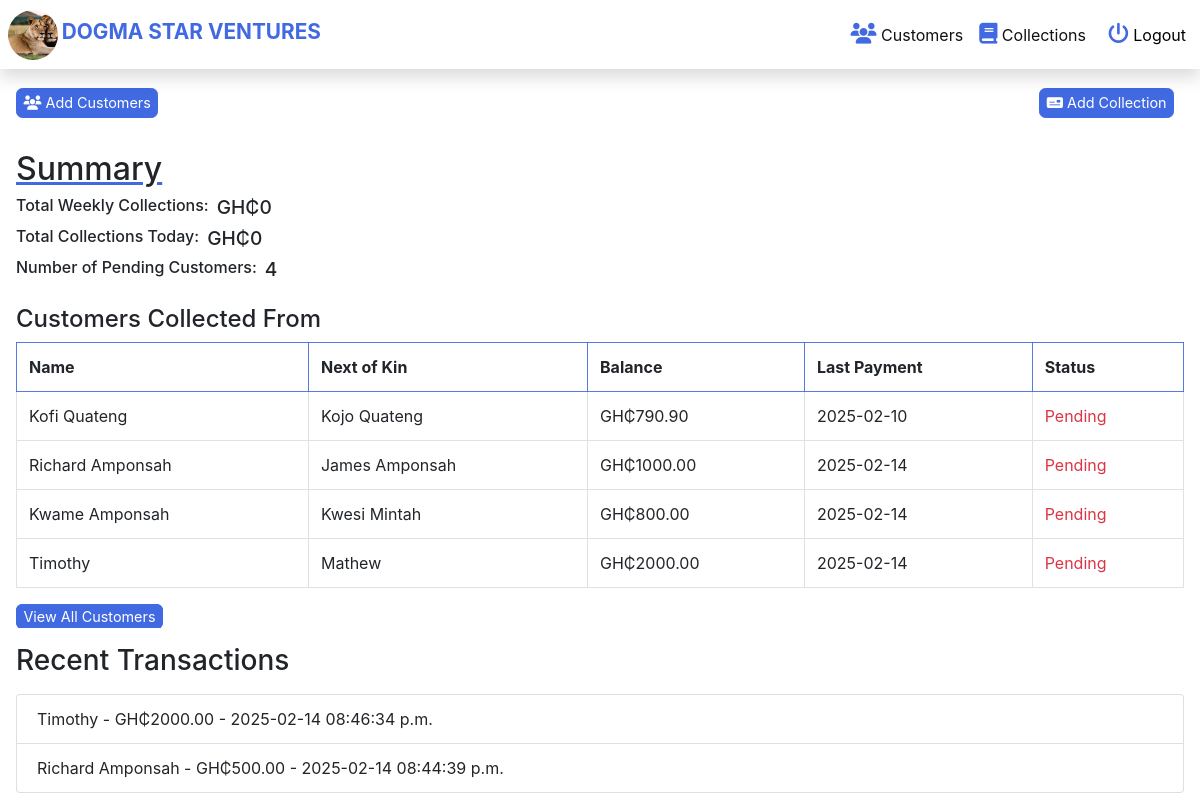
The page / (signed in) on the database its author committed.
### savings/models.py (models this page shows, shortened)
class Customer(models.Model):
    name = models.CharField(max_length=150)
    next_of_kin = models.CharField(max_length=100)
    balance = models.DecimalField(max_digits=10, decimal_places=2, default=0.0)
    customer_image = models.ImageField(
        upload_to='media_file', default='default.jpg')
    created_by = models.ForeignKey(
        Worker,
        on_delete=models.SET(set_customer_creator),
        null=True,
        blank=True,
        related_name='customers_created'
    )
    joined = models.DateTimeField(
        auto_now_add=True)  # Changed to DateTimeField
    account_number = models.CharField(
        max_length=30, unique=True, blank=True, null=True
    )

class Collection(models.Model):
    worker = models.ForeignKey(Worker, on_delete=models.CASCADE)
    customer = models.ForeignKey(Customer, on_delete=models.CASCADE)
    amount = models.DecimalField(max_digits=10, decimal_places=2)
    date = models.DateTimeField(auto_now_add=True)  # Changed to DateTimeField

### savings/views.py (the view)
# urls.py: path('', WorkerDashboardView.as_view(), name='worker_dashboard'),
class WorkerDashboardView(LoginRequiredMixin, View):
    def get(self, request, *args, **kwargs):
        context = {
            'customers': [],
            'total_customers': 0,
            'total_collections_today': 0,
            'total_weekly_collections': 0,
            'pending_customers': [],
            'recent_transactions': [],
        }
        try:
            worker = Worker.objects.get(user=request.user)
            customers = Customer.objects.filter(
                collection__worker=worker
            ).distinct()
            total_customers = customers.count()
            total_collections_today = Collection.objects.filter(
                worker=worker, date__date=now().date()
            ).aggregate(total_amount=Sum('amount'))['total_amount'] or 0
            start_of_week = now().date() - timedelta(days=now().weekday())
            total_weekly_collections = Collection.objects.filter(
                worker=worker, date__gte=start_of_week
            ).aggregate(total_amount=Sum('amount'))['total_amount'] or 0
            one_week_ago = now().date() - timedelta(days=7)
            pending_customers = customers.exclude(
                id__in=Collection.objects.filter(
                    worker=worker, date__gte=one_week_ago
                ).values_list('customer_id', flat=True)
            )
            recent_transactions = Collection.objects.filter(
                worker=worker
            ).order_by('-date')[:2]  # Fetch the last 5 collections
            context.update({
                'customers': customers[:10],
                'total_customers': total_customers,
                'total_collections_today': total_collections_today,
                'total_weekly_collections': total_weekly_collections,
                'pending_customers': pending_customers,
                'recent_transactions': recent_transactions,
            })
        except Worker.DoesNotExist:
            context['error_message'] = "You are not assigned as a worker in the system."
        return render(request, 'savings/worker_dashboard.html', context)

### templates/savings/worker_dashboard.html
{% extends 'base.html' %}
{% block content %}
<section class="woker__dashboard">
  <div class="function__button ml-auto mb-4">
    <a class="add__button" href="{% url 'add_customer' %}">
      <i class="fa-solid fa-users"></i> Add Customers
    </a>
    <a class="add__button" href="{% url 'add_collection' %}">
      <i class="fa-solid fa-money-check"></i> Add Collection
    </a>
  </div>
  <div>
    <section>
      <div class="overview__section">
        <h1 class="">Summary</h1>
        <div class="summary__item">
          <h5>Total Weekly Collections:</h5>
          <h2>GH₵{{ total_weekly_collections }}</h2>
        </div>
        <div class="summary__item">
          <h5>Total Collections Today:</h5>
          <h2>GH₵{{ total_collections_today }}</h2>
        </div>
        <div class="summary__item">
          <h5>Number of Pending Customers:</h5>
          <h2>{{ pending_customers|length }}</h2>
        </div>
      </div>
      <h3 class="collection__heading">Customers Collected From</h3>
      <div class="collection__table">
        <table class="table table-bordered card__border">
          <thead>
            <tr>
              <th>Name</th>
              <th>Next of Kin</th>
              <th>Balance</th>
              <th>Last Payment</th>
              <th>Status</th>
            </tr>
          </thead>
          <tbody>
            {% for customer in customers %}
            <tr>
              <td>{{ customer.name }}</td>
              <td>{{ customer.next_of_kin }}</td>
              <td>GH₵{{ customer.balance }}</td>
              <td>
                {% with customer.collection_set.last as last_payment %}
                {% if last_payment %}
                {{ last_payment.date|date:"Y-m-d" }}
                {% else %}
                No payments yet
                {% endif %}
                {% endwith %}
              </td>
              <td>
                {% if customer in pending_customers %}
                <span class="text-danger">Pending</span>
                {% else %}
                <span class="text-success">Paid</span>
                {% endif %}
              </td>
            </tr>
            {% empty %}
            <tr>
              <td colspan="5" class="text-center">No customers available</td>
            </tr>
            {% endfor %}
          </tbody>
        </table>
        <div>
          <a href="{% url 'customer_list' %}" class="add__button">View All Customers</a>
        </div>
      </div>
      <article class="transaction">
        <h3 class="transaction__title">Recent Transactions</h3>
        <ul class="list-group mt-3">
          {% for transaction in recent_transactions %}
          <li class="list-group-item">
            {{ transaction.customer.name }} - GH₵{{ transaction.amount }} - {{ transaction.date|date:"Y-m-d h:i:s a" }}
          </li>
          {% empty %}
          <li class="list-group-item text-center">No recent transactions available</li>
          {% endfor %}
        </ul>
      </article>
    </section>
    {% endblock content %}

### static/css/global.css (style rules this page uses)
body, h1, h2, h3, h4, h5, h6, p, ul, ol, li { margin: 0; padding: 0; }
:root { --primary-color: #4169e1; --primary-background: #4169e1e1; --border-color: #007bff40; --primary-color-light: #7a8589; --text-color: #4444; }
body { font-family: "Poppins", sans-serif; font-weight: 300; font-size: 14px; line-height: 1.5; overflow-x: hidden; }
a { color: var(--text-color) !important; text-decoration: none; font-weight: bolder; }
.fa-solid, .fa-regular { color: var(--primary-color); font-size: 1.3rem; }
.card__border { border-color: var(--primary-color) !important; }
.table thead th { border-bottom: 1px solid var(--primary-background) !important; border-color: var(--primary-background) !important; }
tr { border-color: var(--primary-background) !important; }
.table-bordered { border: 1px solid var(--primary-background) !important; }

### static/css/worker_dashboard.css (style rules this page uses)
.woker__dashboard { padding: 0 1rem; }
.function__button { display: flex; justify-content: space-between; align-items: center; }
.add__button { background-color: var(--primary-color); border: 1px solid var(--primary-color); margin-right: 10px; padding: 0.2rem 0.4rem; color: white !important; border-radius: 0.4rem; transition: all 0.3s; font-size: 0.9rem; font-weight: normal; margin-bottom: 0.5rem; }
.add__button i { font-size: 0.9rem; }
.add__button i { color: white !important; }
.overview__section h1 { text-decoration: underline; text-decoration-color: var(--primary-color); font-size: 2rem; }
.summary__item { display: flex; justify-content: flex-start; align-self: center; gap: 0.5rem; }
.summary__item > h5 { font-size: 1rem; }
.summary__item > h2 { font-size: 1.2rem; }
.collection__heading { font-size: 1.5rem; margin-top: 1rem; }
.collection__table { overflow-x: auto !important; }
.transaction { margin-top: 1rem; margin-bottom: 1rem; }
.transaction__title { margin-top: 1rem; margin-top: 1rem; }

### rows shown on the page
Customer: name "Kofi Quateng", next_of_kin "Kojo Quateng", balance "790.90", collection_set.last "2025-02-10", shows "Pending"
Customer: name "Richard Amponsah", next_of_kin "James Amponsah", balance "1000.00", collection_set.last "2025-02-14", shows "Pending"
Customer: name "Kwame Amponsah", next_of_kin "Kwesi Mintah", balance "800.00", collection_set.last "2025-02-14", shows "Pending"
Customer: name "Timothy", next_of_kin "Mathew", balance "2000.00", collection_set.last "2025-02-14", shows "Pending"

### other values the page prints
{{ total_weekly_collections }} "0"
{{ total_collections_today }} "0"
{{ pending_customers|length }} "4"
